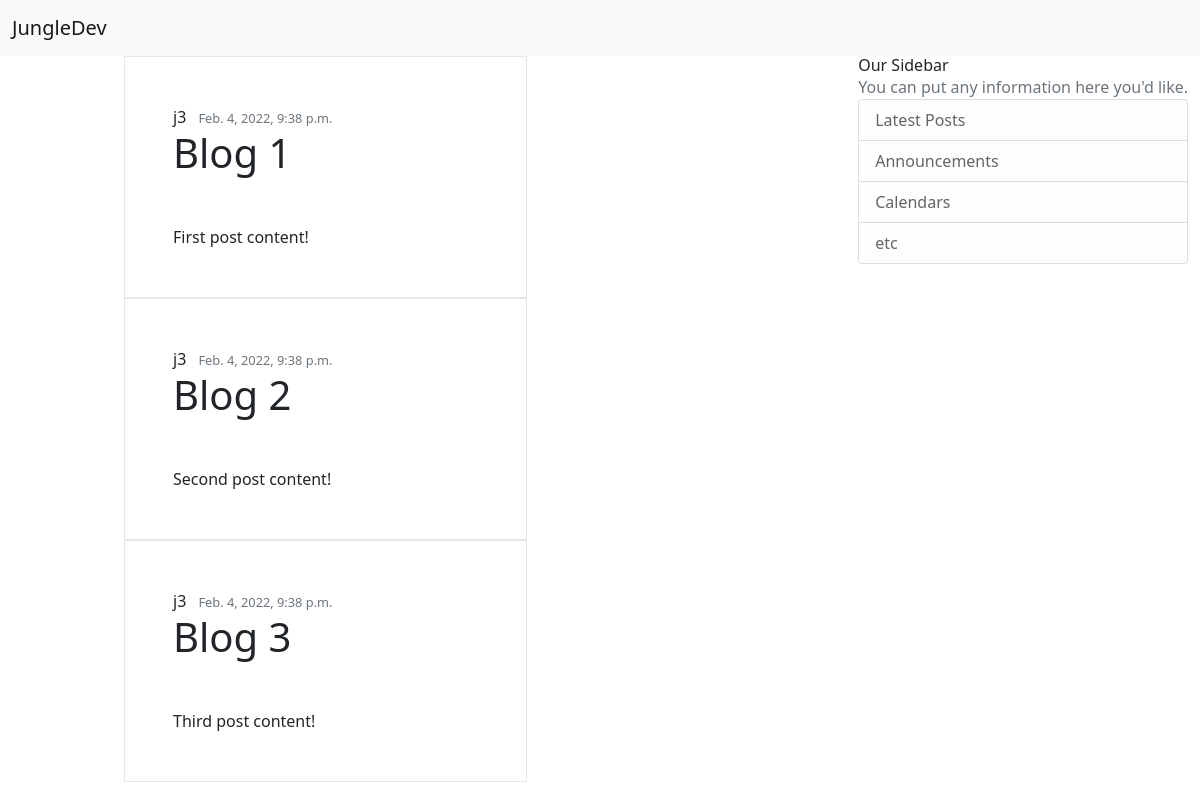
The page / on the database its author committed.
### blog/models.py (models this page shows)
class Post(models.Model):
    title = models.CharField(max_length=64)
    content = models.TextField()
    date_posted = models.DateTimeField(default=timezone.now)
    author = models.ForeignKey(User, on_delete=models.CASCADE)

### blog/views.py (the view)
# urls.py: path('', views.home, name='blog-home'),
def home(request):
    context = {
        'posts': Post.objects.all()
    }
    return render(request, 'blog/home.html', context)

### blog/templates/blog/home.html
{% extends "blog/base.html" %}
{% block content %}
    {% for post in posts %}
    <div class="container">
    <article class="media content-section box-content h-50 w-50 p-5 border-1">
        <div class="media-body">
          <div class="article-metadata">
            <a class="font-weight-bold mr-2" href="#">{{ post.author }}</a>
            <small class="text-muted">{{ post.date_posted}}</small>
          </div>
          <h1 class="display-6" href="#"><strong><a>{{ post.title }}</a></strong></h1>
          <br></br>
          <p>{{ post.content }}
        </div>
    </article>
    </div>
    {% endfor %}
{% endblock content %}

### blog/templates/blog/base.html (shortened to what this page needs)
{% load static %}
<!DOCTYPE html>
<html>
    <head>
    <link href="https://cdn.jsdelivr.net/npm/bootstrap@5.1.3/dist/css/bootstrap.min.css" rel="stylesheet">
	  <script src="https://cdn.tailwindcss.com"></script>
	  <link href="https://cdn.jsdelivr.net/npm/bootstrap@5.0.2/dist/css/bootstrap.min.css" rel="stylesheet">
    </head>
    <body>
        <nav class="navbar navbar-expand-lg navbar-light bg-light">
            <div class="container-fluid">
              <a class="navbar-brand" href="{% url 'blog-home' %}">JungleDev</a>
            </div>
          </nav>
        <div role="main" class="container">
            <div class="row">
                <div class="col-md-8">
                  {% block content %}
                  {% endblock content %}
                </div>
            </div>
            <div class="col-md-4">
                <div class="content-section absolute top-14 right-3 h-180 w-160">
                <h3>Our Sidebar</h3>
                    <p class='text-muted'>You can put any information here you'd like.
                    <ul class="list-group">
                        <li class="list-group-item list-group-item-light">Latest Posts</li>
                        <li class="list-group-item list-group-item-light">Announcements</li>
                        <li class="list-group-item list-group-item-light">Calendars</li>
                        <li class="list-group-item list-group-item-light">etc</li>
                    </ul>
                    </p>
                </div>
            </div>
        </div>
    </body>
</html>

### rows shown on the page
Post: author "j3", date_posted "Feb. 4, 2022, 9:38 p.m.", title "Blog 1", content "First post content!"
Post: author "j3", date_posted "Feb. 4, 2022, 9:38 p.m.", title "Blog 2", content "Second post content!"
Post: author "j3", date_posted "Feb. 4, 2022, 9:38 p.m.", title "Blog 3", content "Third post content!"
